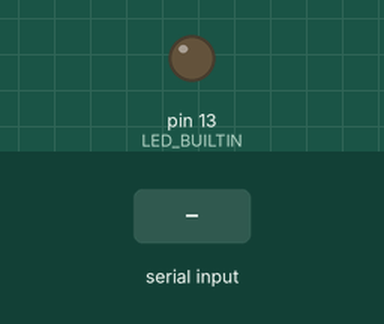
This sketch was run on a simulated Arduino Uno, built with avr-gcc and run on an emulated ATmega328P. Shown: output pins drawn as LEDs (lit = HIGH). The test bench sets the inputs (shaded band).

Above: at 1.2 s.
1.3 s: "H" received over Serial
At 2.5 s:
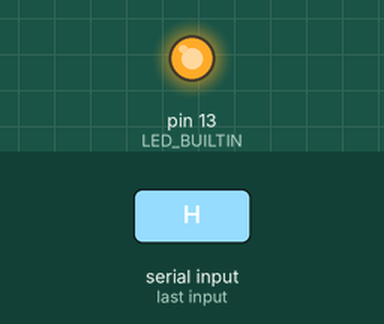
2.8 s: "L" received over Serial
At 3.8 s:
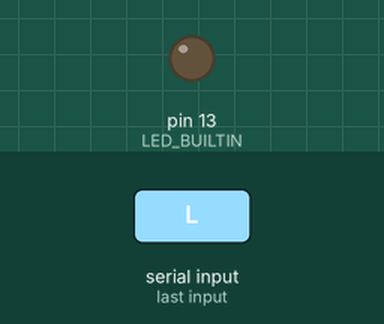
Timing chart, 0 to 5.8 s (numbered marks = the images above; inputs shaded):
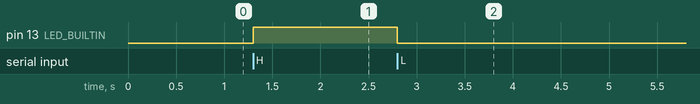

Measured:
- after the input at 1.3 s, pin 13 (LED_BUILTIN): LOW → HIGH at once
- after the input at 2.8 s, pin 13 (LED_BUILTIN): HIGH → LOW at once

The sketch:

testLED-comm_raspi-ardu.ino
```cpp
void setup() {
pinMode(LED_BUILTIN, OUTPUT);
Serial.begin(9600);  //Inicializo el puerto serial a 9600 baudios
//Serial.println("Arduino Ready");
}

void loop() {
  if (Serial.available()) {
    char c = Serial.read();
    if (c == 'H') {
        digitalWrite(LED_BUILTIN, HIGH);
       // Serial.println("Respuesta de Arduino I'm ON");
      }else if (c == 'L'){
          digitalWrite(LED_BUILTIN, LOW);
     //     Serial.println("Respuesta de Arduino I'm OFF");
      }
  }
}
```
